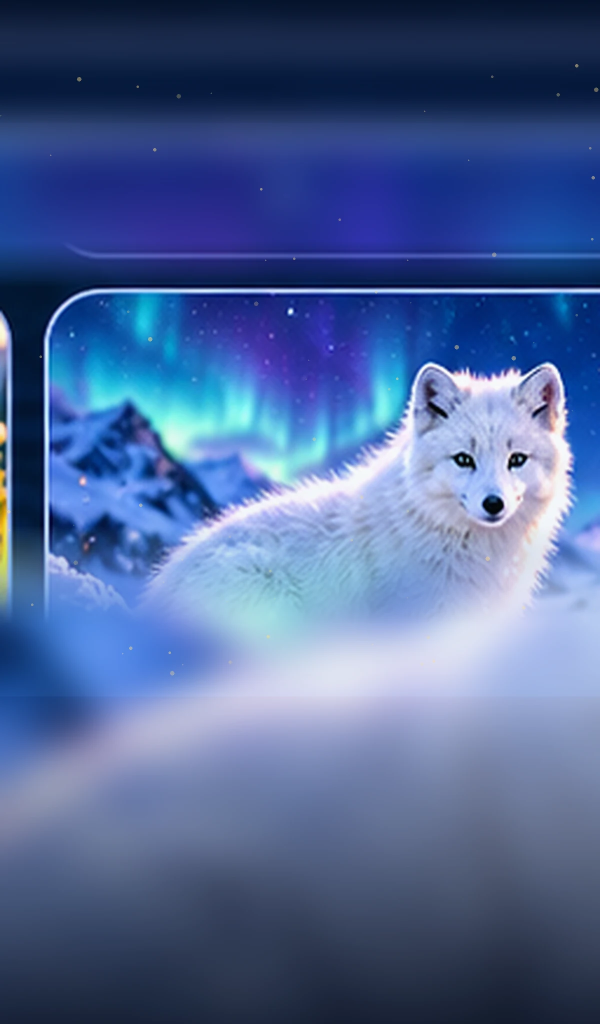
#> input picture BrowserPreview/themes_v82/arctic-fox-snowfall.webp, 1200 x 2048 px, found by its file name (shown at 1/2 size); its folder holds only this picture in this run
$ python rebuild_fullbleed.py   (older library calls are emulated)
#> lines starting #> are read from the running program, lines starting #| are printed output that depends on the picture
from PIL import Image, ImageEnhance, ImageFilter
from pathlib import Path
import cv2, numpy as np, shutil
root=Path('/mnt/data/hush_v3120_work')
centers={'arctic-fox-snowfall':650,'autumn-hare':610,'butterfly-garden':670,'forest-owl':570,'golden-eagle-peaks':560,'highland-stag':490,'lakeside-swan':650,'meadow-rabbit':650,'moonlit-badger':550,'mountain-deer':570,'puffin-cliffs':450,'red-panda-bamboo':620,'red-squirrel-glade':630,'river-otter':590,'robin-dawn':680,'twilight-fox':520,'waterfall-kingfisher':470,'wildflower-bee-meadow':650,'woodland-frog':650,'woodland-hedgehog':600}
widths={'mountain-deer':770,'highland-stag':770,'lakeside-swan':770,'golden-eagle-peaks':740,'butterfly-garden':680,'arctic-fox-snowfall':680,'waterfall-kingfisher':650,'puffin-cliffs':680,'wildflower-bee-meadow':680,'twilight-fox':630,'woodland-frog':640,'meadow-rabbit':640}
# Crop exclusively from the wildlife illustration, avoiding v82's blurred photo extensions.
# Fill portrait through a continuous non-Gaussian, non-panel geometric remap, no horizontal joins.
for name,cx in centers.items():
 src=np.array(Image.open(root/f'BrowserPreview/themes_v82/{name}.webp').convert('RGB'))
#> src is the input picture: shape (2048, 1200, 3); mean R, G, B 77.4, 100.7, 150.1
 y0,y1=493,1160
 width=widths.get(name,680)
 left=max(0,min(1200-width,cx-width//2))
 crop=src[y0:y1,left:left+width]
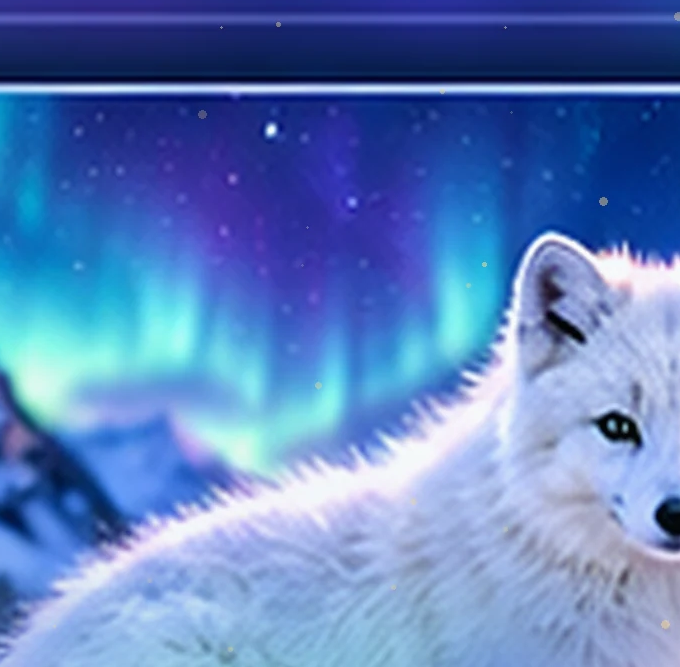
#> crop: shape (667, 680, 3); mean R, G, B 93.6, 128.1, 188.7
 H,W=1920,1080
 g=cv2.cvtColor(crop,cv2.COLOR_RGB2GRAY)
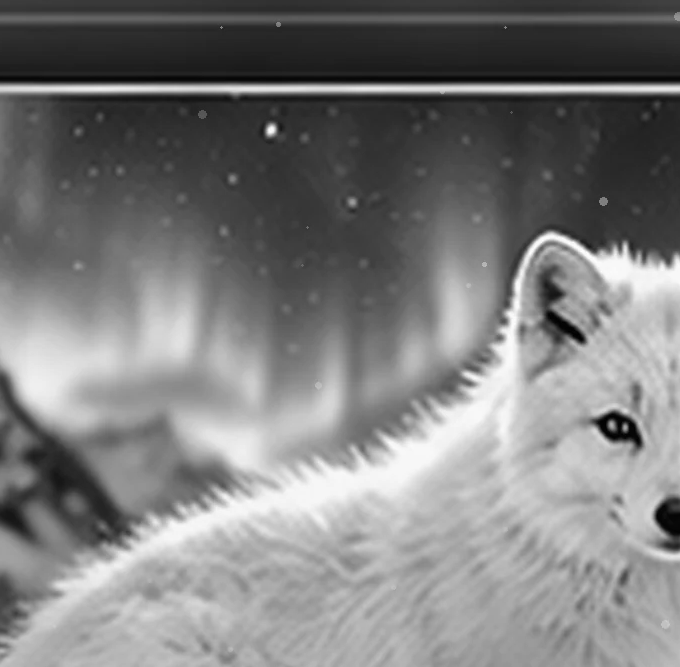
#> g: shape (667, 680); min 0, max 255, mean 124.7
 gy=np.mean(np.abs(cv2.Sobel(g,cv2.CV_32F,0,1,ksize=3)),axis=1)
#> gy = 667 values, max 291.7 at index 84, min 0 at index 0, mean 18.5
 low,high=np.percentile(gy,[12,90]); weight=2.2-1.0*np.clip((gy-low)/max(1e-3,high-low),0,1)
#> after `low, high = np.percentile(gy, [12, 90])`: low = 5.24; high = 22.58
#> after `weight = 2.2 - 1.0 * np.clip((gy - low) / max(0.001, high - low), 0, 1`: weight = 667 values, max 2.2 at index 0, min 1.2 at index 11, mean 1.72
 weight[:85]*=1.14;weight[-90:]*=1.09
 boundaries=np.concatenate(([0.0],np.cumsum(weight))); boundaries*= (H-1)/boundaries[-1]
#> after `boundaries = np.concatenate(([0.0], np.cumsum(weight)))`: boundaries = 668 values from 0 to 1181.6
#> after `boundaries *= (H - 1) / boundaries[-1]`: boundaries = 668 values from 0 to 1919
 ypos=np.interp(np.arange(H),boundaries,np.arange(len(crop)+1));
#> ypos = 1920 values from 0 to 667
 mapy=np.tile(ypos.astype(np.float32)[:,None],(1,W));mapx=np.tile(np.linspace(0,width-1,W,dtype=np.float32)[None,:],(H,1))
#> after `mapy = np.tile(ypos.astype(np.float32)[:, None], (1, W))`:
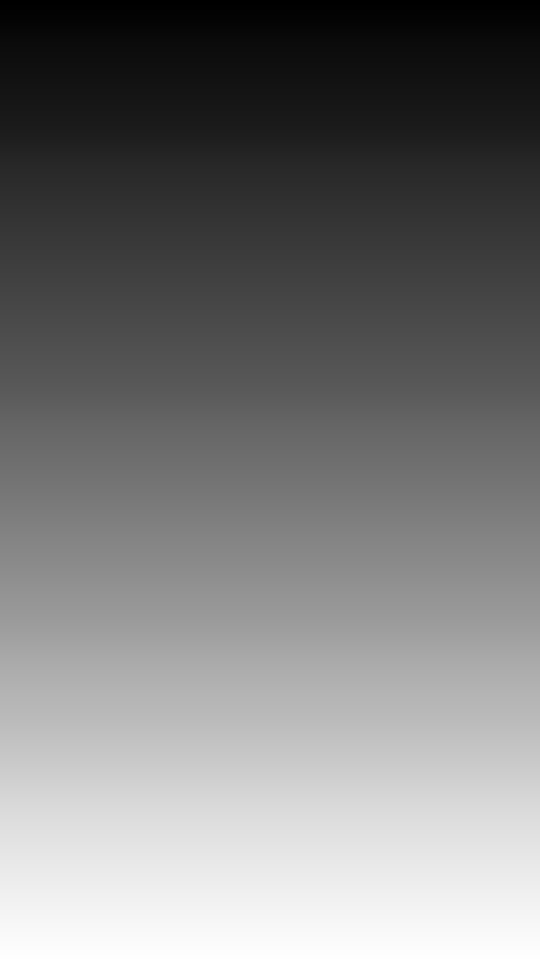
#> mapy: shape (1920, 1080) float32 (shown at 1/2 size); min 0, max 667, mean 318.7; drawn with min black and max white
 out=cv2.remap(crop,mapx,mapy,interpolation=cv2.INTER_CUBIC,borderMode=cv2.BORDER_REPLICATE)
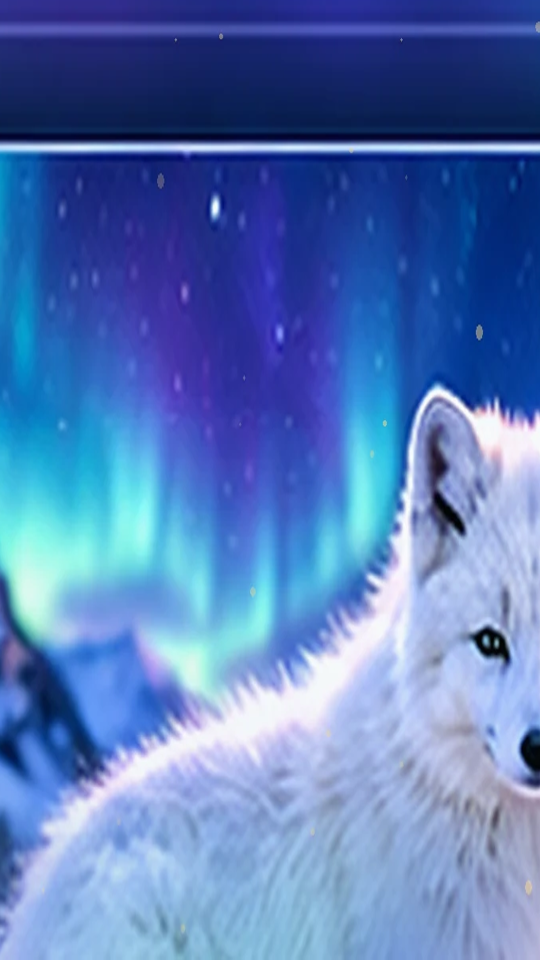
#> out: shape (1920, 1080, 3) (shown at 1/2 size); mean R, G, B 87.3, 121.8, 184.1
 im=Image.fromarray(out,'RGB')
 # preserve edge detail; do not blur and never advertise native 4K fidelity
 im=ImageEnhance.Contrast(im).enhance(1.035)
 im=im.filter(ImageFilter.UnsharpMask(radius=0.75,percent=68,threshold=4))
 im=im.resize((2160,3840),Image.Resampling.LANCZOS)
#> im: PIL image 2160x3840 RGB
 p=root/'BrowserPreview/themes_v83'/f'{name}.webp'
 im.save(p,format='WEBP',quality=90,method=5)
 small=im.resize((360,640),Image.Resampling.LANCZOS)
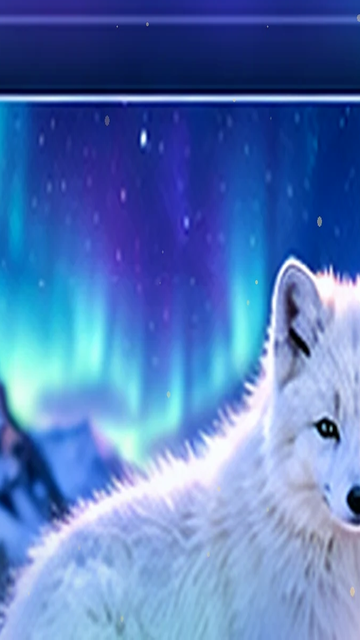
#> small: PIL image 360x640 RGB; mean R, G, B 85.9, 121.4, 185.8
 small.save(root/'BrowserPreview/theme_previews_v83'/f'{name}.webp',format='WEBP',quality=88,method=5)
 for directory in ['themes_v83','theme_previews_v83']:
  shutil.copy2(root/'BrowserPreview'/directory/f'{name}.webp',root/'WhiskerHunt/Resources/Raw'/directory/f'{name}.webp')
#> (the run stopped early here; a loop or call above may not have finished)
